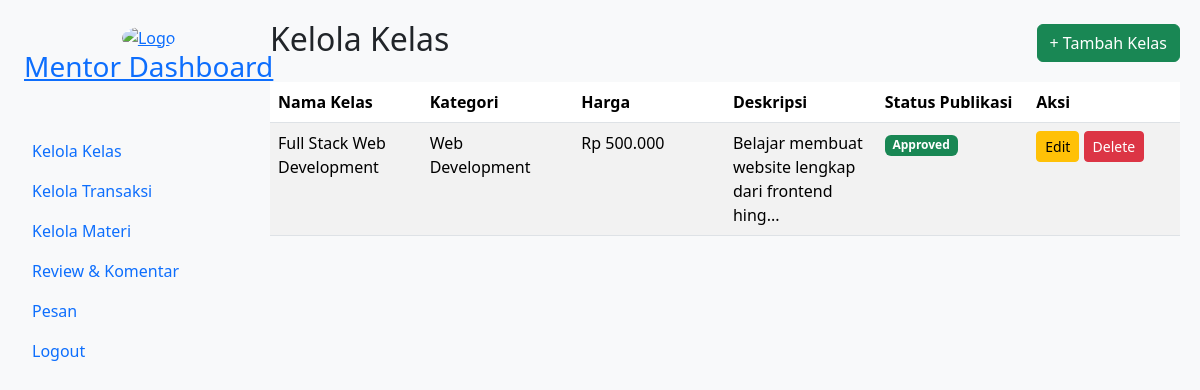
The page /page/kelola-kelas.php (signed in) on the database its author committed.
### tables this page shows
CREATE TABLE `tb_kelas` (
  `id_kelas` int(30) NOT NULL AUTO_INCREMENT,
  `id_mentor` int(30) NOT NULL,
  `nama_kelas` varchar(255) NOT NULL,
  `kategori` enum('SQL','Design','Java','Web Development','Bisnis','Ekonomi','Psikologi','IT','Python') NOT NULL,
  `harga` decimal(10,2) NOT NULL,
  `profil_kelas` varchar(100) DEFAULT NULL,
  `badge` varchar(100) DEFAULT NULL,
  `description` text DEFAULT NULL,
  `status_publikasi` enum('draft','pending','approved','rejected') NOT NULL DEFAULT 'draft',
  `tanggal_rilis` DATE DEFAULT NULL,
  PRIMARY KEY (`id_kelas`)
);

### page/kelola-kelas.php (the view, shortened to what this page needs)
<?php
require 'db.php';
$stmt_classes = $conn->prepare("
    SELECT k.id_kelas, k.nama_kelas, k.kategori, k.harga, k.description, k.status_publikasi
    FROM tb_kelas k
    JOIN tb_mentor m ON k.id_mentor = m.id_mentor
    WHERE m.id_user = ?
    ORDER BY k.id_kelas DESC
");
$stmt_classes->bind_param("i", $_SESSION['id']);
$stmt_classes->execute();
$classes_result = $stmt_classes->get_result();
?>
<!DOCTYPE html>
<html lang="en">
<head>
    <link href="https://cdn.jsdelivr.net/npm/bootstrap@5.3.3/dist/css/bootstrap.min.css" rel="stylesheet">
    <link rel="stylesheet" href="../assets/css/keloladata-mentor.css">
</head>
<body class="bg-light">
    <?php include 'sidebar-mentor.php';  ?>
    <div class="content-wrapper">
        <div class="d-flex justify-content-between align-items-center mb-3">
            <h2>Kelola Kelas</h2>
            <a href="create-class.php" class="btn btn-success">+ Tambah Kelas</a>
        </div>
        <div class="table-wrapper">
            <?php if ($classes_result->num_rows > 0): ?>
                <table class="table table-striped">
                    <thead>
                        <tr>
                            <th>Nama Kelas</th>
                            <th>Kategori</th>
                            <th>Harga</th>
                            <th>Deskripsi</th>
                            <th>Status Publikasi</th> <th>Aksi</th>
                        </tr>
                    </thead>
                    <tbody>
                        <?php while ($row = $classes_result->fetch_assoc()): ?>
                            <tr>
                                <td><?= htmlspecialchars($row['nama_kelas']) ?></td>
                                <td><?= htmlspecialchars($row['kategori']) ?></td>
                                <td>Rp <?= number_format($row['harga'], 0, ',', '.') ?></td>
                                <td><?= htmlspecialchars(substr($row['description'], 0, 50)) ?><?= strlen($row['description']) > 50 ? '...' : '' ?></td>
                                <td>
                                    <?php
                                    $status = $row['status_publikasi'];
                                    $text_bg_class = '';
                                    switch ($status) {
                                        case 'approved':
                                            $text_bg_class = 'text-bg-success';
                                            break;
                                    }
                                    ?>
                                    <span class="badge <?= $text_bg_class ?>"><?= htmlspecialchars(ucfirst($status)) ?></span>
                                </td>
                                <td>
                                    <a href="edit-class.php?id_kelas=<?= $row['id_kelas'] ?>" class="btn btn-warning btn-sm">Edit</a>
                                    <a href="delete-class.php?id_kelas=<?= $row['id_kelas'] ?>"
                                       class="btn btn-danger btn-sm"
                                       onclick="return confirm('Yakin ingin menghapus kelas ini?')">Delete</a>
                                </td>
                            </tr>
                        <?php endwhile; ?>
                    </tbody>
                </table>
            <?php endif; ?>
        </div>
    </div>
</body>
</html>

### assets/css/keloladata-mentor.css (style rules this page uses)
.content-wrapper { margin-left: 250px; padding: 20px; }
.table-wrapper { overflow-x: auto; -webkit-overflow-scrolling: touch; }
.table { width: 100%; table-layout: fixed; }

### rows shown on the page
tb_kelas: nama_kelas "Full Stack Web Development", kategori "Web Development", harga "500.000", description "Belajar membuat website lengkap dari frontend hing", status_publikasi "Approved"
